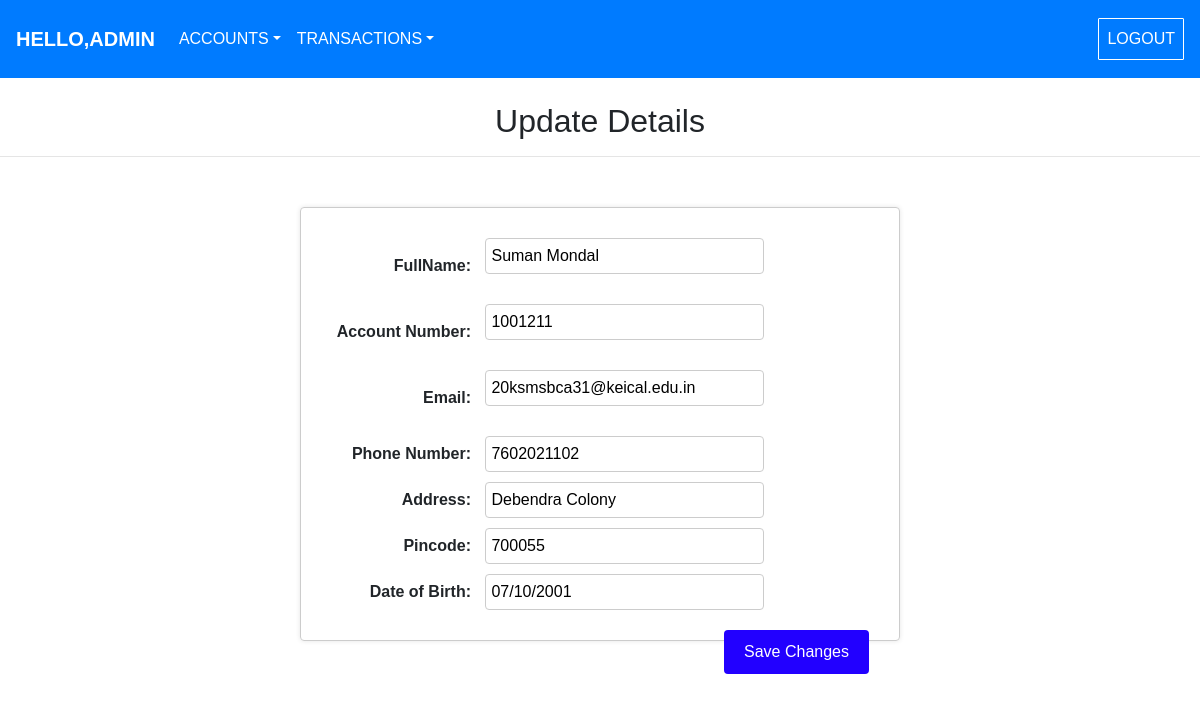
Page /edit/2 on the committed database.
### BANKapp/models.py (models this page shows)
class Accholder(models.Model):
    fullname=models.CharField(max_length=30)
    email=models.CharField(max_length=40)
    accno=models.CharField(max_length=15)
    number=models.CharField(max_length=10)
    address=models.CharField(max_length=30)
    pin=models.CharField(max_length=6)
    dob=models.CharField(max_length=10)
    typeac=models.CharField(max_length=10)
    accbal=models.CharField(max_length=8, null=True)
    class Meta:
        db_table="Accholders"

### BANKapp/views.py (the view)
# urls.py: path('edit/<int:idp>',views.edit,name='Edit'),
def edit(request,idp):
    object=Accholder.objects.get(id=idp)
    return render(request,'editach.html',{'objectp':object})

### BANKapp/templates/editach.html (shortened to what this page needs)
{% load static %}
{% include 'navbar.html' %}
<!DOCTYPE html>
<html lang="en">
<head>
    <link rel="stylesheet" href="https://cdn.jsdelivr.net/npm/bootstrap@4.0.0/dist/css/bootstrap.min.css">
    <link rel="stylesheet" href="{% static 'style1.css' %}">
    <link rel="stylesheet" href="https://cdnjs.cloudflare.com/ajax/libs/font-awesome/4.7.0/css/font-awesome.min.css">
</head>
<body>
  <br>
  <h2 align="center">Update Details</h2>
  <hr>
    <form id="updetails" action="/update/{{objectp.id}}" method="post">
        <div>
          <label for="fullname">FullName:</label>
          <input type="text" id="fullname" name="fullname" value="{{objectp.fullname}}" placeholder="Enter Name" method="post">
        </div>
        <div>
            <label for="account_number">Account Number:</label>
            <input type="text" id="account_number" name="accno" value="{{objectp.accno}}" placeholder="Enter Account Number" method="post">
          </div>
        <div>
          <label for="email">Email:</label>
          <input type="email" id="email" name="email" value="{{objectp.email}}" placeholder="Enter Email Address" method="post">
        </div>
        <div>
            <label for="phonenumber">Phone Number:</label>
            <input type="phonenumber" id="phonenumber" name="number" value="{{objectp.number}}" placeholder="Enter Contact Number" method="post">
          </div>
          <div>
            <label for="address">Address:</label>
            <input type="address" id="address" name="address" value="{{objectp.address}}" placeholder="Enter Address"  method="post">
          </div>
          <div>
            <label for="pincode">Pincode:</label>
            <input type="pincode" id="pincode" name="pin" value="{{objectp.pin}}" placeholder="Enter PIN Code" method="post">
          </div>
          <div>
            <label for="dob">Date of Birth:</label>
            <input type="dob" id="dob" name="dob" value="{{objectp.dob}}" placeholder="Enter Date of Birth" method="post">
          </div>
        <button type="submit" text-align="center">Save Changes</button>
      </form>
</body>
</html>

### BANKapp/static/style1.css (style rules this page uses)
input[type="text"], input[type="email"], input[type="password"], input[type="phonenumber"] input[type="number"] { display: block; width: 100%; padding: 12px; border: 1px solid #ccc; border-radius: 4px; box-sizing: border-box; margin-bottom: 20px; }
label { font-weight: bold; display: block; margin-bottom: 5px; }
button[type="submit"] { background-color: #4CAF50; color: white; padding: 12px 20px; border: none; border-radius: 4px; cursor: pointer; float: right; }
div { margin-bottom: 20px; }
form { max-width: 600px; margin: 0 auto; padding: 20px; border: 1px solid #ccc; border-radius: 4px; margin-top: 50px; box-shadow: 0 0 5px rgba(0, 0, 0, 0.1); }
body { margin: 0; padding: 0; font-family: Arial, sans-serif; }
form { width: 80%; margin: 50px auto; border: 1px solid #ccc; padding: 20px; }
div { margin: 10px 0; }
label { display: inline-block; width: 150px; text-align: right; margin-right: 10px; }
input[type="text"], input[type="email"], input[type="password"], input[type="phonenumber"], input[type="address"], input[type="pincode"], input[type="dob"], input[type="number"], select[type='typeac'] { padding: 5px; border: 1px solid #ccc; border-radius: 4px; box-sizing: border-box; width: 50%; display: inline-block; vertical-align: middle; }
button[type="submit"] { background-color: #2200ff; color: white; padding: 10px 20px; border: none; border-radius: 4px; cursor: pointer; margin-left: 160px; }
button { background-color: #1f2eff; color: white; border: none; padding: 10px 20px; text-align: center; text-decoration: none; display: inline-block; font-size: 16px; margin: 10px; cursor: pointer; transition: transform 0.2s; }

### rows in the picture
Accholder: fullname "Suman Mondal", accno "1001211", email "20ksmsbca31@keical.edu.in", number "7602021102", address "Debendra Colony", pin "700055", dob "07/10/2001"
